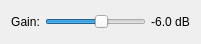
     <widget class="QWidget" name="layoutWidget_4">
      <property name="geometry">
       <rect>
        <x>300</x>
        <y>10</y>
        <width>201</width>
        <height>31</height>
       </rect>
      </property>
      <layout class="QHBoxLayout" name="horizontalLayout">
       <property name="spacing">
        <number>5</number>
       </property>
       <item>
        <widget class="QLabel" name="audioGainLabel">
         <property name="sizePolicy">
          <sizepolicy hsizetype="Preferred" vsizetype="Preferred">
           <horstretch>0</horstretch>
           <verstretch>0</verstretch>
          </sizepolicy>
         </property>
         <property name="text">
          <string>Gain:</string>
         </property>
         <property name="alignment">
          <set>Qt::AlignCenter</set>
         </property>
        </widget>
       </item>
       <item>
        <widget class="QSlider" name="audioGainSlider">
         <property name="sizePolicy">
          <sizepolicy hsizetype="MinimumExpanding" vsizetype="Preferred">
           <horstretch>0</horstretch>
           <verstretch>0</verstretch>
          </sizepolicy>
         </property>
         <property name="minimumSize">
          <size>
           <width>0</width>
           <height>22</height>
          </size>
         </property>
         <property name="toolTip">
          <string>Audio gain</string>
         </property>
         <property name="statusTip">
          <string>Audio gain</string>
         </property>
         <property name="minimum">
          <number>-800</number>
         </property>
         <property name="maximum">
          <number>500</number>
         </property>
         <property name="value">
          <number>-60</number>
         </property>
         <property name="orientation">
          <enum>Qt::Horizontal</enum>
         </property>
        </widget>
       </item>
       <item>
        <widget class="QLabel" name="audioGainDbLabel">
         <property name="sizePolicy">
          <sizepolicy hsizetype="Preferred" vsizetype="Preferred">
           <horstretch>0</horstretch>
           <verstretch>0</verstretch>
          </sizepolicy>
         </property>
         <property name="text">
          <string>-6.0 dB</string>
         </property>
         <property name="alignment">
          <set>Qt::AlignCenter</set>
         </property>
         <property name="margin">
          <number>0</number>
         </property>
         <property name="indent">
          <number>1</number>
         </property>
        </widget>
       </item>
      </layout>
     </widget>
